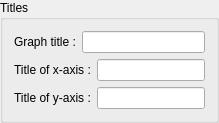
               <widget class="QGroupBox" name="groupBox">
                <property name="title">
                 <string>Titles</string>
                </property>
                <layout class="QVBoxLayout" name="verticalLayout_7">
                 <item>
                  <layout class="QHBoxLayout" name="horizontalLayout_3">
                   <item>
                    <widget class="QLabel" name="label_5">
                     <property name="text">
                      <string>Graph title :</string>
                     </property>
                    </widget>
                   </item>
                   <item>
                    <widget class="QLineEdit" name="lineEdit">
                     <property name="toolTip">
                      <string>Titel of the graph. Appears on top of every graph.</string>
                     </property>
                    </widget>
                   </item>
                  </layout>
                 </item>
                 <item>
                  <layout class="QHBoxLayout" name="horizontalLayout_4">
                   <item>
                    <widget class="QLabel" name="label_6">
                     <property name="text">
                      <string>Title of x-axis :</string>
                     </property>
                    </widget>
                   </item>
                   <item>
                    <widget class="QLineEdit" name="lineEdit_2">
                     <property name="toolTip">
                      <string>Axis titel for the x-axis.</string>
                     </property>
                    </widget>
                   </item>
                  </layout>
                 </item>
                 <item>
                  <layout class="QHBoxLayout" name="horizontalLayout_5">
                   <item>
                    <widget class="QLabel" name="label_7">
                     <property name="text">
                      <string>Title of y-axis :</string>
                     </property>
                    </widget>
                   </item>
                   <item>
                    <widget class="QLineEdit" name="lineEdit_3">
                     <property name="toolTip">
                      <string>Titel of the y-axis.</string>
                     </property>
                    </widget>
                   </item>
                  </layout>
                 </item>
                </layout>
               </widget>
